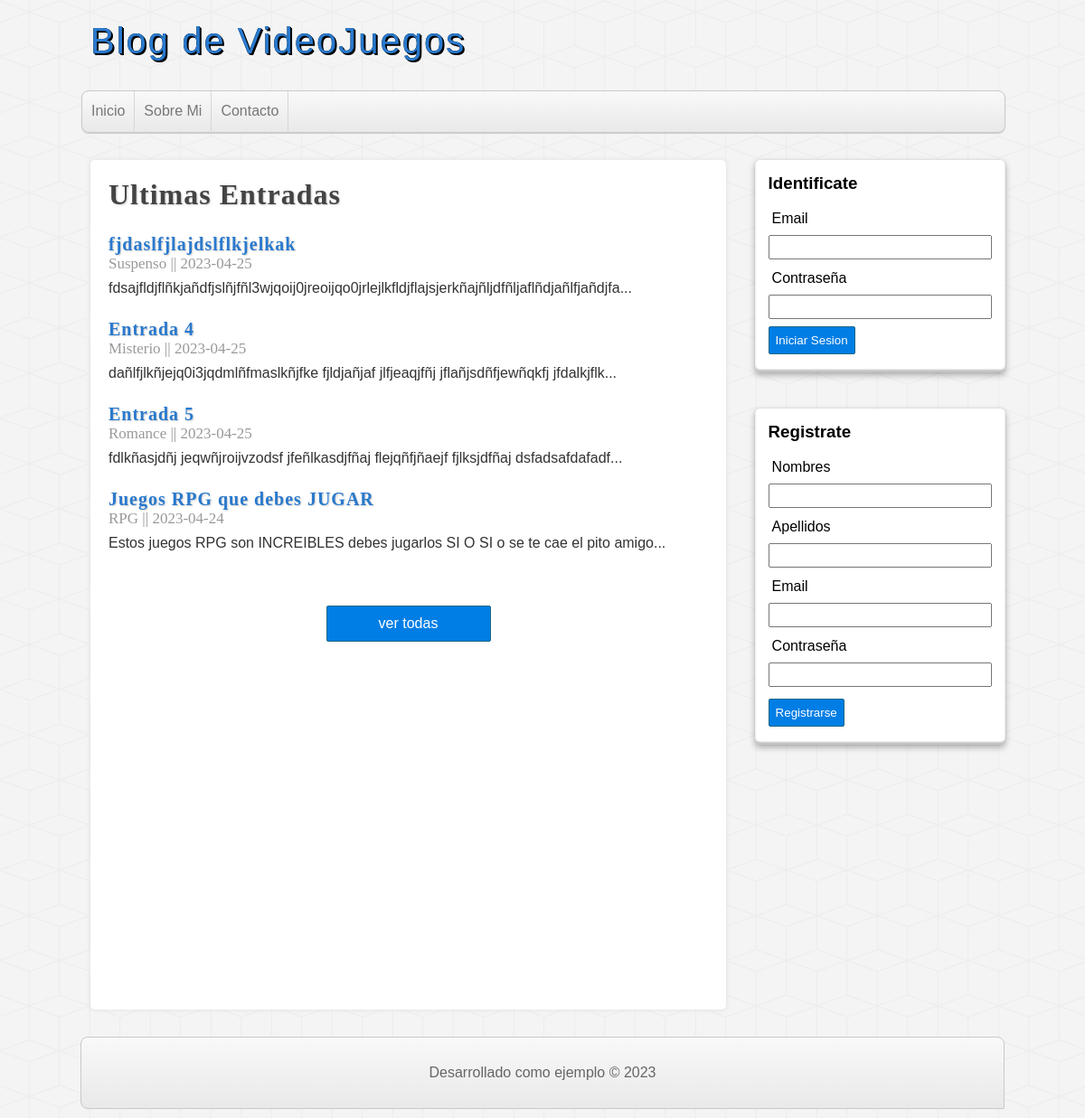
The page / on the database its author committed.
### tables this page shows
CREATE TABLE `entradas` (
  `idEntradas` int NOT NULL AUTO_INCREMENT,
  `categoria_id` int NOT NULL,
  `titulo` varchar(255) NOT NULL,
  `descripcion` mediumtext,
  `fecha` date NOT NULL,
  PRIMARY KEY (`idEntradas`),
  KEY `fk_entrada_categoria` (`categoria_id`),
  CONSTRAINT `fk_entrada_categoria` FOREIGN KEY (`categoria_id`) REFERENCES `categorias` (`idCategorias`)
);

CREATE TABLE `categorias` (
  `idCategorias` int NOT NULL AUTO_INCREMENT,
  `nombre` varchar(100) DEFAULT NULL,
  PRIMARY KEY (`idCategorias`),
  UNIQUE KEY `uq_nombre` (`nombre`)
);

### includes/helpers.php (called while the page is built, shortened)
<?php
function listar_entradas($conexionDB, $limit = null, $categoria = null){
    $consultaSQL = "SELECT e.idEntradas, e.titulo, e.descripcion, e.fecha, c.nombre AS 'categoria' FROM entradas AS e ".
                   "INNER JOIN categorias AS c ON e.categoria_id = c.idCategorias ORDER BY e.fecha desc";
    if($limit){
        $consultaSQL.=" LIMIT 4";
    }
    $ejecucionConsulta = mysqli_query($conexionDB, $consultaSQL);
    $resultado = array();
    if(mysqli_num_rows($ejecucionConsulta) >= 1){
        $resultado = $ejecucionConsulta;
        return $resultado;
    } else {
        return $resultado;
    }
}
?>

### index.php (the view, shortened to what this page needs)
<!DOCTYPE html>
<html lang="es">
<head>
    <link rel="stylesheet" href="./assets/css/style.css">
</head>
<body>
    <?php
        require_once 'includes/helpers.php';
        require_once 'includes/conexion.php';
        $listado_entradas = listar_entradas($conexionDB, 4);
    ?>
    <?php
        $header_index = 'index.php';
        $header_sobre_mi = 'sobre_mi.php';
        $header_contacto = 'contactenos.php';
        require_once 'includes/header.php';
    ?>
    <div id="container">
        <?php
            require_once 'includes/aside.php';
        ?>
        <div id="main">
            <h1>Ultimas Entradas</h1>
            <?php if(!empty($listado_entradas)): ?>
                <?php while($entradas = mysqli_fetch_assoc($listado_entradas)): ?>
                    <article class="inputs">
                        <a href="entradas.php?idEntrada=<?= $entradas['idEntradas'] ?>">
                            <h2><?= $entradas['titulo'] ?></h2>
                            <span><?= $entradas['categoria']." || ".$entradas['fecha'] ?></span>
                            <p><?= substr($entradas['descripcion'], 0, 250)."..."  ?></p>
                        </a>
                    </article>
                <?php endwhile; ?>
            <?php endif; ?>
            <div id="ver-todas"><a href="total_entradas.php">ver todas</a></div>
        </div>
    </div>
    <?php require_once 'includes/footer.php'; ?>
</body>
</html>

### includes/header.php (shortened to what this page needs)
<?php
require_once 'conexion.php';
require_once 'helpers.php';
?>
    <header id="header">
        <div id="logo">
            <a href="index.php">
                Blog de VideoJuegos
            </a>
        </div>
        <nav id="nav">
            <ul>
                <li> <a href="<?= $header_index ?>">Inicio</a> </li>
                <li> <a href="<?= $header_sobre_mi ?>">Sobre Mi</a> </li>
                <li> <a href="<?= $header_contacto ?>">Contacto</a> </li>
            </ul>
        </nav>
    </header>

### includes/aside.php (shortened to what this page needs)
<aside id="sidebar">
    <?php if(!isset($_SESSION['usuario'])): ?>
        <div id="login" class="block-aside">
            <h3>Identificate</h3>
            <form action="login.php" method="post">
                <label class="label" for="usuario">Email</label>
                <input class="input_f1" name="usuario" type="email" />
                <label class="label" for="password">Contraseña</label>
                <input class="input_f1" name="password" type="password" />
                <input class="btn" type="submit" name="btnInicioSesion" value="Iniciar Sesion" />
            </form>
        </div>
        <div id="register" class="block-aside">
            <h3>Registrate</h3>
            <form action="registro.php" method="post">
                <label class="label" for="nombres">Nombres</label>
                <input class="input_f2" required name="nombres" type="text" pattern ="[A-Za-z]+" />
                <label class="label" for="apellidos">Apellidos</label>
                <input class="input_f2" required name="apellidos" type="text" pattern ="[A-Za-z]+" />
                <label class="label" for="email">Email</label>
                <input class="input_f2" required name="email" type="email" />
                <label class="label" for="password">Contraseña</label>
                <input class="input_f2" required name="password" type="password" />
                <input class="btn" type="submit" name="btnRegistrarse" value="Registrarse" />
            </form>
        </div>
     <?php endif; ?>
</aside>

### includes/footer.php
<footer id="footer">
    <p>Desarrollado como ejemplo &copy; 2023</p>
</footer>

### assets/css/style.css (style rules this page uses)
* { margin: 0px; padding: 0px; font-family: sans-serif, Helvetica,Arial; text-decoration: none; }
body { background: url(../imgs/cubes.png) #F4F4F4; }
#header { width: 85%; height: auto; background: transparent; margin: 0px auto; }
#logo { float: left; width: 540px; height: 100px; }
#logo a { font-family: "fajala", Arial, Helvetica, sans-serif; font-size: 40px; letter-spacing: 2px; color: #2979CD; text-shadow: 0px 0px 0px black, 1px 1px 0px black, 2px 2px 0px black; transition: all 500ms; line-height: 90px; margin-left: 10px; }
#nav { width: 100%; height: 45px; clear: both; background: linear-gradient(to bottom, #f9f9f9 0px, #e9e9e9 100%); border: 1px solid #c9c9c9; border-radius: 8px; box-shadow: 0px 1px 1px #ccc; overflow: hidden; }
#nav ul { list-style: none; }
#nav ul li { float: left; line-height: 44px; border-right: 1px solid #D6D6D6; }
#nav ul li a { display: block; padding: 0px 10px; font-size: 16px; color: #777; }
#container { width: 85%; height: auto; background: none; min-height: 900px; margin: 30px auto; }
#sidebar { float: right; width: 27%; min-height: 900px; }
.block-aside { display: block; width: 90%; margin: 0px auto 40px auto; background-color: white; border-radius: 5px; padding: 15px; box-shadow: 0px 0px 1px rgba(0, 0, 0, 0.3), 0px 3px 7px rgba(0, 0, 0, 0.3), 0px 0px 1px #fff inset, 0px -3px 2px rgba(0, 0, 0, 0.25) inset; }
.block-aside h3 { margin-bottom: 15px; }
#sidebar .label, #sidebar .input_f1 { height: 15px; display: block; width: 95%; margin: 0px 0px; }
#sidebar .label, #sidebar .input_f1 ,#sidebar .input_f2 { margin-bottom: 8px; padding: 4px; width: 95%; }
#sidebar .btn { margin: 5px 0px; display: block; border-radius: 2px; color: white; background-color: #007ee5; border: 1px solid #156785; cursor: pointer; padding: 7px; }
#main { float: left; width: 65%; min-height: 900px; background-color: white; border-radius: 5px; box-shadow: 0px 0px 5px #ddd; margin: 0px 0px 0px 10px; padding: 20px; overflow: hidden; }
#main h1 { font-size: 32px; color: #444; letter-spacing: 1px; text-shadow: 1px 1px 2px #ccc; font-family: "fajala"; }
#main h2 { font-size: 20px; color: #2979CD; letter-spacing: 1px; text-shadow: 1px 1px 2px #ccc; font-family: "fajala"; margin-top: 25px; }
#main span { font-size: 17px; color: #999; font-family: Georgia, Times, 'Times New Roman', serif; margin: 5px 0px; }
#main p { margin-top: 8px; text-align: justify; }
#main a { color: #333; }
#ver-todas a { display: block; border-radius: 2px; padding: 10px; color: white; background: #007ee5; border: 1px solid #156785; cursor: pointer; width: 160px; margin: 60px auto 0px auto; text-align: center; }
#footer { width: 80%; clear: both; margin: 0px auto 10px auto; background: linear-gradient(to bottom, #f9f9f9 0px, #e9e9e9 100%); border-bottom: none; border: 1px solid #c9c9c9; border-radius: 8px 8px 0px; color: #666; height: auto; padding: 30px; text-align: center; }

### rows shown on the page
entradas: titulo "fjdaslfjlajdslflkjelkak", categoria.nombre "Suspenso", fecha "2023-04-25", descripcion "fdsajfldjflñkjañdfjslñjfñl3wjqoij0jreoijqo0jrlejlkfldjflajsjerkñajñljdfñljaflñdjañlfjañdjfa"
entradas: titulo "Entrada 4", categoria.nombre "Misterio", fecha "2023-04-25", descripcion "dañlfjlkñjejq0i3jqdmlñfmaslkñjfke fjldjañjaf jlfjeaqjfñj jflañjsdñfjewñqkfj jfdalkjflk"
entradas: titulo "Entrada 5", categoria.nombre "Romance", fecha "2023-04-25", descripcion "fdlkñasjdñj jeqwñjroijvzodsf jfeñlkasdjfñaj flejqñfjñaejf fjlksjdfñaj dsfadsafdafadf"
entradas: titulo "Juegos RPG que debes JUGAR", categoria.nombre "RPG", fecha "2023-04-24", descripcion "Estos juegos RPG son INCREIBLES debes jugarlos SI O SI o se te cae el pito amigo"
